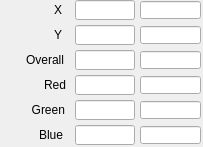
   <widget class="caFrame" name="caFrame_2">
    <property name="geometry">
     <rect>
      <x>22</x>
      <y>155</y>
      <width>203</width>
      <height>147</height>
     </rect>
    </property>
    <widget class="caFrame" name="caFrame_3">
     <property name="geometry">
      <rect>
       <x>0</x>
       <y>0</y>
       <width>72</width>
       <height>147</height>
      </rect>
     </property>
     <widget class="caLabel" name="caLabel_6">
      <property name="geometry">
       <rect>
        <x>50</x>
        <y>25</y>
        <width>12</width>
        <height>20</height>
       </rect>
      </property>
      <property name="frameShape">
       <enum>QFrame::NoFrame</enum>
      </property>
      <property name="text">
       <string>Y</string>
      </property>
      <property name="alignment">
       <set>Qt::AlignAbsolute|Qt::AlignRight|Qt::AlignTrailing|Qt::AlignVCenter</set>
      </property>
      <property name="fontScaleMode">
       <enum>ESimpleLabel::WidthAndHeight</enum>
      </property>
      <property name="foreground">
       <color>
        <red>0</red>
        <green>0</green>
        <blue>0</blue>
       </color>
      </property>
      <property name="background">
       <color alpha="0">
        <red>0</red>
        <green>0</green>
        <blue>0</blue>
       </color>
      </property>
     </widget>
     <widget class="caLabel" name="caLabel_7">
      <property name="geometry">
       <rect>
        <x>50</x>
        <y>0</y>
        <width>12</width>
        <height>20</height>
       </rect>
      </property>
      <property name="frameShape">
       <enum>QFrame::NoFrame</enum>
      </property>
      <property name="text">
       <string>X</string>
      </property>
      <property name="alignment">
       <set>Qt::AlignAbsolute|Qt::AlignRight|Qt::AlignTrailing|Qt::AlignVCenter</set>
      </property>
      <property name="fontScaleMode">
       <enum>ESimpleLabel::WidthAndHeight</enum>
      </property>
      <property name="foreground">
       <color>
        <red>0</red>
        <green>0</green>
        <blue>0</blue>
       </color>
      </property>
      <property name="background">
       <color alpha="0">
        <red>0</red>
        <green>0</green>
        <blue>0</blue>
       </color>
      </property>
     </widget>
     <widget class="caLabel" name="caLabel_8">
      <property name="geometry">
       <rect>
        <x>-20</x>
        <y>50</y>
        <width>84</width>
        <height>20</height>
       </rect>
      </property>
      <property name="frameShape">
       <enum>QFrame::NoFrame</enum>
      </property>
      <property name="text">
       <string>Overall</string>
      </property>
      <property name="alignment">
       <set>Qt::AlignAbsolute|Qt::AlignRight|Qt::AlignTrailing|Qt::AlignVCenter</set>
      </property>
      <property name="fontScaleMode">
       <enum>ESimpleLabel::WidthAndHeight</enum>
      </property>
      <property name="foreground">
       <color>
        <red>0</red>
        <green>0</green>
        <blue>0</blue>
       </color>
      </property>
      <property name="background">
       <color alpha="0">
        <red>0</red>
        <green>0</green>
        <blue>0</blue>
       </color>
      </property>
     </widget>
     <widget class="caLabel" name="caLabel_9">
      <property name="geometry">
       <rect>
        <x>30</x>
        <y>75</y>
        <width>36</width>
        <height>20</height>
       </rect>
      </property>
      <property name="frameShape">
       <enum>QFrame::NoFrame</enum>
      </property>
      <property name="text">
       <string>Red</string>
      </property>
      <property name="alignment">
       <set>Qt::AlignAbsolute|Qt::AlignRight|Qt::AlignTrailing|Qt::AlignVCenter</set>
      </property>
      <property name="fontScaleMode">
       <enum>ESimpleLabel::WidthAndHeight</enum>
      </property>
      <property name="foreground">
       <color>
        <red>0</red>
        <green>0</green>
        <blue>0</blue>
       </color>
      </property>
      <property name="background">
       <color alpha="0">
        <red>0</red>
        <green>0</green>
        <blue>0</blue>
       </color>
      </property>
     </widget>
     <widget class="caLabel" name="caLabel_10">
      <property name="geometry">
       <rect>
        <x>5</x>
        <y>100</y>
        <width>60</width>
        <height>20</height>
       </rect>
      </property>
      <property name="frameShape">
       <enum>QFrame::NoFrame</enum>
      </property>
      <property name="text">
       <string>Green</string>
      </property>
      <property name="alignment">
       <set>Qt::AlignAbsolute|Qt::AlignRight|Qt::AlignTrailing|Qt::AlignVCenter</set>
      </property>
      <property name="fontScaleMode">
       <enum>ESimpleLabel::WidthAndHeight</enum>
      </property>
      <property name="foreground">
       <color>
        <red>0</red>
        <green>0</green>
        <blue>0</blue>
       </color>
      </property>
      <property name="background">
       <color alpha="0">
        <red>0</red>
        <green>0</green>
        <blue>0</blue>
       </color>
      </property>
     </widget>
     <widget class="caLabel" name="caLabel_11">
      <property name="geometry">
       <rect>
        <x>15</x>
        <y>125</y>
        <width>48</width>
        <height>20</height>
       </rect>
      </property>
      <property name="frameShape">
       <enum>QFrame::NoFrame</enum>
      </property>
      <property name="text">
       <string>Blue</string>
      </property>
      <property name="alignment">
       <set>Qt::AlignAbsolute|Qt::AlignRight|Qt::AlignTrailing|Qt::AlignVCenter</set>
      </property>
      <property name="fontScaleMode">
       <enum>ESimpleLabel::WidthAndHeight</enum>
      </property>
      <property name="foreground">
       <color>
        <red>0</red>
        <green>0</green>
        <blue>0</blue>
       </color>
      </property>
      <property name="background">
       <color alpha="0">
        <red>0</red>
        <green>0</green>
        <blue>0</blue>
       </color>
      </property>
     </widget>
    </widget>
    <widget class="caFrame" name="caFrame_4">
     <property name="geometry">
      <rect>
       <x>75</x>
       <y>0</y>
       <width>62</width>
       <height>147</height>
      </rect>
     </property>
     <widget class="caTextEntry" name="caTextEntry_1">
      <property name="geometry">
       <rect>
        <x>0</x>
        <y>25</y>
        <width>60</width>
        <height>20</height>
       </rect>
      </property>
      <property name="channel" stdset="0">
       <string>$(P)$(R)GainY</string>
      </property>
      <property name="foreground">
       <color>
        <red>0</red>
        <green>0</green>
        <blue>0</blue>
       </color>
      </property>
      <property name="background">
       <color>
        <red>115</red>
        <green>223</green>
        <blue>255</blue>
       </color>
      </property>
      <property name="colorMode">
       <enum>caLineEdit::Static</enum>
      </property>
      <property name="precisionMode">
       <enum>caLineEdit::Channel</enum>
      </property>
      <property name="limitsMode">
       <enum>caLineEdit::Channel</enum>
      </property>
      <property name="maxValue">
       <double>1.000000000000000</double>
      </property>
      <property name="minValue">
       <double>0.000000000000000</double>
      </property>
      <property name="fontScaleMode" stdset="0">
       <enum>caLineEdit::WidthAndHeight</enum>
      </property>
      <property name="formatType">
       <enum>caLineEdit::decimal</enum>
      </property>
     </widget>
     <widget class="caTextEntry" name="caTextEntry_2">
      <property name="geometry">
       <rect>
        <x>0</x>
        <y>0</y>
        <width>60</width>
        <height>20</height>
       </rect>
      </property>
      <property name="channel" stdset="0">
       <string>$(P)$(R)GainX</string>
      </property>
      <property name="foreground">
       <color>
        <red>0</red>
        <green>0</green>
        <blue>0</blue>
       </color>
      </property>
      <property name="background">
       <color>
        <red>115</red>
        <green>223</green>
        <blue>255</blue>
       </color>
      </property>
      <property name="colorMode">
       <enum>caLineEdit::Static</enum>
      </property>
      <property name="precisionMode">
       <enum>caLineEdit::Channel</enum>
      </property>
      <property name="limitsMode">
       <enum>caLineEdit::Channel</enum>
      </property>
      <property name="maxValue">
       <double>1.000000000000000</double>
      </property>
      <property name="minValue">
       <double>0.000000000000000</double>
      </property>
      <property name="fontScaleMode" stdset="0">
       <enum>caLineEdit::WidthAndHeight</enum>
      </property>
      <property name="formatType">
       <enum>caLineEdit::decimal</enum>
      </property>
     </widget>
     <widget class="caTextEntry" name="caTextEntry_3">
      <property name="geometry">
       <rect>
        <x>0</x>
        <y>50</y>
        <width>60</width>
        <height>20</height>
       </rect>
      </property>
      <property name="channel" stdset="0">
       <string>$(P)$(R)Gain</string>
      </property>
      <property name="foreground">
       <color>
        <red>0</red>
        <green>0</green>
        <blue>0</blue>
       </color>
      </property>
      <property name="background">
       <color>
        <red>115</red>
        <green>223</green>
        <blue>255</blue>
       </color>
      </property>
      <property name="colorMode">
       <enum>caLineEdit::Static</enum>
      </property>
      <property name="precisionMode">
       <enum>caLineEdit::Channel</enum>
      </property>
      <property name="limitsMode">
       <enum>caLineEdit::Channel</enum>
      </property>
      <property name="maxValue">
       <double>1.000000000000000</double>
      </property>
      <property name="minValue">
       <double>0.000000000000000</double>
      </property>
      <property name="fontScaleMode" stdset="0">
       <enum>caLineEdit::WidthAndHeight</enum>
      </property>
      <property name="formatType">
       <enum>caLineEdit::decimal</enum>
      </property>
     </widget>
     <widget class="caTextEntry" name="caTextEntry_4">
      <property name="geometry">
       <rect>
        <x>0</x>
        <y>75</y>
        <width>60</width>
        <height>20</height>
       </rect>
      </property>
      <property name="channel" stdset="0">
       <string>$(P)$(R)GainRed</string>
      </property>
      <property name="foreground">
       <color>
        <red>0</red>
        <green>0</green>
        <blue>0</blue>
       </color>
      </property>
      <property name="background">
       <color>
        <red>115</red>
        <green>223</green>
        <blue>255</blue>
       </color>
      </property>
      <property name="colorMode">
       <enum>caLineEdit::Static</enum>
      </property>
      <property name="precisionMode">
       <enum>caLineEdit::Channel</enum>
      </property>
      <property name="limitsMode">
       <enum>caLineEdit::Channel</enum>
      </property>
      <property name="maxValue">
       <double>1.000000000000000</double>
      </property>
      <property name="minValue">
       <double>0.000000000000000</double>
      </property>
      <property name="fontScaleMode" stdset="0">
       <enum>caLineEdit::WidthAndHeight</enum>
      </property>
      <property name="formatType">
       <enum>caLineEdit::decimal</enum>
      </property>
     </widget>
     <widget class="caTextEntry" name="caTextEntry_5">
      <property name="geometry">
       <rect>
        <x>0</x>
        <y>100</y>
        <width>60</width>
        <height>20</height>
       </rect>
      </property>
      <property name="channel" stdset="0">
       <string>$(P)$(R)GainGreen</string>
      </property>
      <property name="foreground">
       <color>
        <red>0</red>
        <green>0</green>
        <blue>0</blue>
       </color>
      </property>
      <property name="background">
       <color>
        <red>115</red>
        <green>223</green>
        <blue>255</blue>
       </color>
      </property>
      <property name="colorMode">
       <enum>caLineEdit::Static</enum>
      </property>
      <property name="precisionMode">
       <enum>caLineEdit::Channel</enum>
      </property>
      <property name="limitsMode">
       <enum>caLineEdit::Channel</enum>
      </property>
      <property name="maxValue">
       <double>1.000000000000000</double>
      </property>
      <property name="minValue">
       <double>0.000000000000000</double>
      </property>
      <property name="fontScaleMode" stdset="0">
       <enum>caLineEdit::WidthAndHeight</enum>
      </property>
      <property name="formatType">
       <enum>caLineEdit::decimal</enum>
      </property>
     </widget>
     <widget class="caTextEntry" name="caTextEntry_6">
      <property name="geometry">
       <rect>
        <x>0</x>
        <y>125</y>
        <width>60</width>
        <height>20</height>
       </rect>
      </property>
      <property name="channel" stdset="0">
       <string>$(P)$(R)GainBlue</string>
      </property>
      <property name="foreground">
       <color>
        <red>0</red>
        <green>0</green>
        <blue>0</blue>
       </color>
      </property>
      <property name="background">
       <color>
        <red>115</red>
        <green>223</green>
        <blue>255</blue>
       </color>
      </property>
      <property name="colorMode">
       <enum>caLineEdit::Static</enum>
      </property>
      <property name="precisionMode">
       <enum>caLineEdit::Channel</enum>
      </property>
      <property name="limitsMode">
       <enum>caLineEdit::Channel</enum>
      </property>
      <property name="maxValue">
       <double>1.000000000000000</double>
      </property>
      <property name="minValue">
       <double>0.000000000000000</double>
      </property>
      <property name="fontScaleMode" stdset="0">
       <enum>caLineEdit::WidthAndHeight</enum>
      </property>
      <property name="formatType">
       <enum>caLineEdit::decimal</enum>
      </property>
     </widget>
    </widget>
    <widget class="caFrame" name="caFrame_5">
     <property name="geometry">
      <rect>
       <x>140</x>
       <y>1</y>
       <width>63</width>
       <height>145</height>
      </rect>
     </property>
     <widget class="caLineEdit" name="caLineEdit_1">
      <property name="geometry">
       <rect>
        <x>0</x>
        <y>25</y>
        <width>61</width>
        <height>18</height>
       </rect>
      </property>
      <property name="alignment">
       <set>Qt::AlignAbsolute|Qt::AlignCenter|Qt::AlignHCenter|Qt::AlignVCenter</set>
      </property>
      <property name="channel" stdset="0">
       <string>$(P)$(R)GainY_RBV</string>
      </property>
      <property name="foreground">
       <color>
        <red>10</red>
        <green>0</green>
        <blue>184</blue>
       </color>
      </property>
      <property name="background">
       <color>
        <red>187</red>
        <green>187</green>
        <blue>187</blue>
       </color>
      </property>
      <property name="colorMode">
       <enum>caLineEdit::Static</enum>
      </property>
      <property name="precisionMode">
       <enum>caLineEdit::Channel</enum>
      </property>
      <property name="limitsMode">
       <enum>caLineEdit::Channel</enum>
      </property>
      <property name="maxValue">
       <double>1.000000000000000</double>
      </property>
      <property name="minValue">
       <double>0.000000000000000</double>
      </property>
      <property name="fontScaleMode" stdset="0">
       <enum>caLineEdit::WidthAndHeight</enum>
      </property>
      <property name="formatType">
       <enum>caLineEdit::decimal</enum>
      </property>
     </widget>
     <widget class="caLineEdit" name="caLineEdit_2">
      <property name="geometry">
       <rect>
        <x>0</x>
        <y>0</y>
        <width>61</width>
        <height>18</height>
       </rect>
      </property>
      <property name="alignment">
       <set>Qt::AlignAbsolute|Qt::AlignCenter|Qt::AlignHCenter|Qt::AlignVCenter</set>
      </property>
      <property name="channel" stdset="0">
       <string>$(P)$(R)GainX_RBV</string>
      </property>
      <property name="foreground">
       <color>
        <red>10</red>
        <green>0</green>
        <blue>184</blue>
       </color>
      </property>
      <property name="background">
       <color>
        <red>187</red>
        <green>187</green>
        <blue>187</blue>
       </color>
      </property>
      <property name="colorMode">
       <enum>caLineEdit::Static</enum>
      </property>
      <property name="precisionMode">
       <enum>caLineEdit::Channel</enum>
      </property>
      <property name="limitsMode">
       <enum>caLineEdit::Channel</enum>
      </property>
      <property name="maxValue">
       <double>1.000000000000000</double>
      </property>
      <property name="minValue">
       <double>0.000000000000000</double>
      </property>
      <property name="fontScaleMode" stdset="0">
       <enum>caLineEdit::WidthAndHeight</enum>
      </property>
      <property name="formatType">
       <enum>caLineEdit::decimal</enum>
      </property>
     </widget>
     <widget class="caLineEdit" name="caLineEdit_3">
      <property name="geometry">
       <rect>
        <x>0</x>
        <y>50</y>
        <width>61</width>
        <height>18</height>
       </rect>
      </property>
      <property name="alignment">
       <set>Qt::AlignAbsolute|Qt::AlignCenter|Qt::AlignHCenter|Qt::AlignVCenter</set>
      </property>
      <property name="channel" stdset="0">
       <string>$(P)$(R)Gain_RBV</string>
      </property>
      <property name="foreground">
       <color>
        <red>10</red>
        <green>0</green>
        <blue>184</blue>
       </color>
      </property>
      <property name="background">
       <color>
        <red>187</red>
        <green>187</green>
        <blue>187</blue>
       </color>
      </property>
      <property name="colorMode">
       <enum>caLineEdit::Static</enum>
      </property>
      <property name="precisionMode">
       <enum>caLineEdit::Channel</enum>
      </property>
      <property name="limitsMode">
       <enum>caLineEdit::Channel</enum>
      </property>
      <property name="maxValue">
       <double>1.000000000000000</double>
      </property>
      <property name="minValue">
       <double>0.000000000000000</double>
      </property>
      <property name="fontScaleMode" stdset="0">
       <enum>caLineEdit::WidthAndHeight</enum>
      </property>
      <property name="formatType">
       <enum>caLineEdit::decimal</enum>
      </property>
     </widget>
     <widget class="caLineEdit" name="caLineEdit_4">
      <property name="geometry">
       <rect>
        <x>0</x>
        <y>75</y>
        <width>61</width>
        <height>18</height>
       </rect>
      </property>
      <property name="alignment">
       <set>Qt::AlignAbsolute|Qt::AlignCenter|Qt::AlignHCenter|Qt::AlignVCenter</set>
      </property>
      <property name="channel" stdset="0">
       <string>$(P)$(R)GainRed_RBV</string>
      </property>
      <property name="foreground">
       <color>
        <red>10</red>
        <green>0</green>
        <blue>184</blue>
       </color>
      </property>
      <property name="background">
       <color>
        <red>187</red>
        <green>187</green>
        <blue>187</blue>
       </color>
      </property>
      <property name="colorMode">
       <enum>caLineEdit::Static</enum>
      </property>
      <property name="precisionMode">
       <enum>caLineEdit::Channel</enum>
      </property>
      <property name="limitsMode">
       <enum>caLineEdit::Channel</enum>
      </property>
      <property name="maxValue">
       <double>1.000000000000000</double>
      </property>
      <property name="minValue">
       <double>0.000000000000000</double>
      </property>
      <property name="fontScaleMode" stdset="0">
       <enum>caLineEdit::WidthAndHeight</enum>
      </property>
      <property name="formatType">
       <enum>caLineEdit::decimal</enum>
      </property>
     </widget>
     <widget class="caLineEdit" name="caLineEdit_5">
      <property name="geometry">
       <rect>
        <x>0</x>
        <y>100</y>
        <width>61</width>
        <height>18</height>
       </rect>
      </property>
      <property name="alignment">
       <set>Qt::AlignAbsolute|Qt::AlignCenter|Qt::AlignHCenter|Qt::AlignVCenter</set>
      </property>
      <property name="channel" stdset="0">
       <string>$(P)$(R)GainGreen_RBV</string>
      </property>
      <property name="foreground">
       <color>
        <red>10</red>
        <green>0</green>
        <blue>184</blue>
       </color>
      </property>
      <property name="background">
       <color>
        <red>187</red>
        <green>187</green>
        <blue>187</blue>
       </color>
      </property>
      <property name="colorMode">
       <enum>caLineEdit::Static</enum>
      </property>
      <property name="precisionMode">
       <enum>caLineEdit::Channel</enum>
      </property>
      <property name="limitsMode">
       <enum>caLineEdit::Channel</enum>
      </property>
      <property name="maxValue">
       <double>1.000000000000000</double>
      </property>
      <property name="minValue">
       <double>0.000000000000000</double>
      </property>
      <property name="fontScaleMode" stdset="0">
       <enum>caLineEdit::WidthAndHeight</enum>
      </property>
      <property name="formatType">
       <enum>caLineEdit::decimal</enum>
      </property>
     </widget>
     <widget class="caLineEdit" name="caLineEdit_6">
      <property name="geometry">
       <rect>
        <x>0</x>
        <y>125</y>
        <width>61</width>
        <height>18</height>
       </rect>
      </property>
      <property name="alignment">
       <set>Qt::AlignAbsolute|Qt::AlignCenter|Qt::AlignHCenter|Qt::AlignVCenter</set>
      </property>
      <property name="channel" stdset="0">
       <string>$(P)$(R)GainBlue_RBV</string>
      </property>
      <property name="foreground">
       <color>
        <red>10</red>
        <green>0</green>
        <blue>184</blue>
       </color>
      </property>
      <property name="background">
       <color>
        <red>187</red>
        <green>187</green>
        <blue>187</blue>
       </color>
      </property>
      <property name="colorMode">
       <enum>caLineEdit::Static</enum>
      </property>
      <property name="precisionMode">
       <enum>caLineEdit::Channel</enum>
      </property>
      <property name="limitsMode">
       <enum>caLineEdit::Channel</enum>
      </property>
      <property name="maxValue">
       <double>1.000000000000000</double>
      </property>
      <property name="minValue">
       <double>0.000000000000000</double>
      </property>
      <property name="fontScaleMode" stdset="0">
       <enum>caLineEdit::WidthAndHeight</enum>
      </property>
      <property name="formatType">
       <enum>caLineEdit::decimal</enum>
      </property>
     </widget>
    </widget>
   </widget>
